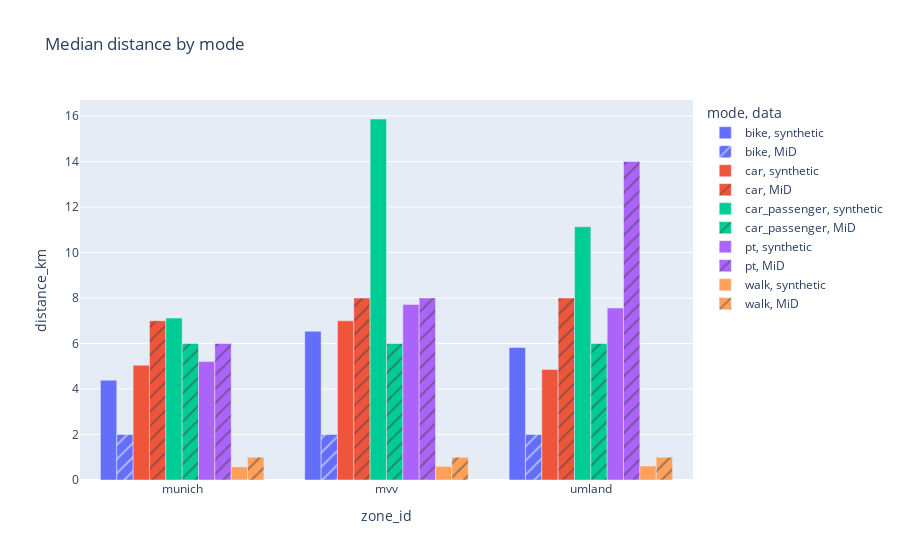

The code cell stored with this chart in its notebook:
### Code cell
px.bar(
    df, x = "zone_id", y = "distance_km", pattern_shape = "data", barmode = "group",
    title = "Median distance by mode", color = "mode"
)

### Figure 1 — Plotly figure (JSON) as saved in the notebook; plotly's stock layout.template omitted (floating-point values rounded to 4 significant figures)
{"data": [{"alignmentgroup": "True", "hovertemplate": "mode=bike<br>data=synthetic<br>zone_id=%{x}<br>distance_km=%{y}<extra></extra>", "legendgroup": "bike, synthetic", "marker": {"color": "#636efa", "pattern": {"shape": ""}}, "name": "bike, synthetic", "offsetgroup": "bike, synthetic", "orientation": "v", "showlegend": true, "textposition": "auto", "type": "bar", "x": ["munich", "mvv", "umland"], "xaxis": "x", "y": [4.389, 6.539, 5.823], "yaxis": "y"}, {"alignmentgroup": "True", "hovertemplate": "mode=bike<br>data=MiD<br>zone_id=%{x}<br>distance_km=%{y}<extra></extra>", "legendgroup": "bike, MiD", "marker": {"color": "#636efa", "pattern": {"shape": "/"}}, "name": "bike, MiD", "offsetgroup": "bike, MiD", "orientation": "v", "showlegend": true, "textposition": "auto", "type": "bar", "x": ["mvv", "munich", "umland"], "xaxis": "x", "y": [2, 2, 2], "yaxis": "y"}, {"alignmentgroup": "True", "hovertemplate": "mode=car<br>data=synthetic<br>zone_id=%{x}<br>distance_km=%{y}<extra></extra>", "legendgroup": "car, synthetic", "marker": {"color": "#EF553B", "pattern": {"shape": ""}}, "name": "car, synthetic", "offsetgroup": "car, synthetic", "orientation": "v", "showlegend": true, "textposition": "auto", "type": "bar", "x": ["munich", "mvv", "umland"], "xaxis": "x", "y": [5.044, 6.996, 4.857], "yaxis": "y"}, {"alignmentgroup": "True", "hovertemplate": "mode=car<br>data=MiD<br>zone_id=%{x}<br>distance_km=%{y}<extra></extra>", "legendgroup": "car, MiD", "marker": {"color": "#EF553B", "pattern": {"shape": "/"}}, "name": "car, MiD", "offsetgroup": "car, MiD", "orientation": "v", "showlegend": true, "textposition": "auto", "type": "bar", "x": ["mvv", "munich", "umland"], "xaxis": "x", "y": [8, 7, 8], "yaxis": "y"}, {"alignmentgroup": "True", "hovertemplate": "mode=car_passenger<br>data=synthetic<br>zone_id=%{x}<br>distance_km=%{y}<extra></extra>", "legendgroup": "car_passenger, synthetic", "marker": {"color": "#00cc96", "pattern": {"shape": ""}}, "name": "car_passenger, synthetic", "offsetgroup": "car_passenger, synthetic", "orientation": "v", "showlegend": true, "textposition": "auto", "type": "bar", "x": ["munich", "mvv", "umland"], "xaxis": "x", "y": [7.116, 15.87, 11.13], "yaxis": "y"}, {"alignmentgroup": "True", "hovertemplate": "mode=car_passenger<br>data=MiD<br>zone_id=%{x}<br>distance_km=%{y}<extra></extra>", "legendgroup": "car_passenger, MiD", "marker": {"color": "#00cc96", "pattern": {"shape": "/"}}, "name": "car_passenger, MiD", "offsetgroup": "car_passenger, MiD", "orientation": "v", "showlegend": true, "textposition": "auto", "type": "bar", "x": ["mvv", "munich", "umland"], "xaxis": "x", "y": [6, 6, 6], "yaxis": "y"}, {"alignmentgroup": "True", "hovertemplate": "mode=pt<br>data=synthetic<br>zone_id=%{x}<br>distance_km=%{y}<extra></extra>", "legendgroup": "pt, synthetic", "marker": {"color": "#ab63fa", "pattern": {"shape": ""}}, "name": "pt, synthetic", "offsetgroup": "pt, synthetic", "orientation": "v", "showlegend": true, "textposition": "auto", "type": "bar", "x": ["munich", "mvv", "umland"], "xaxis": "x", "y": [5.205, 7.717, 7.562], "yaxis": "y"}, {"alignmentgroup": "True", "hovertemplate": "mode=pt<br>data=MiD<br>zone_id=%{x}<br>distance_km=%{y}<extra></extra>", "legendgroup": "pt, MiD", "marker": {"color": "#ab63fa", "pattern": {"shape": "/"}}, "name": "pt, MiD", "offsetgroup": "pt, MiD", "orientation": "v", "showlegend": true, "textposition": "auto", "type": "bar", "x": ["mvv", "munich", "umland"], "xaxis": "x", "y": [8, 6, 14], "yaxis": "y"}, {"alignmentgroup": "True", "hovertemplate": "mode=walk<br>data=synthetic<br>zone_id=%{x}<br>distance_km=%{y}<extra></extra>", "legendgroup": "walk, synthetic", "marker": {"color": "#FFA15A", "pattern": {"shape": ""}}, "name": "walk, synthetic", "offsetgroup": "walk, synthetic", "orientation": "v", "showlegend": true, "textposition": "auto", "type": "bar", "x": ["munich", "mvv", "umland"], "xaxis": "x", "y": [0.5768, 0.598, 0.6146], "yaxis": "y"}, {"alignmentgroup": "True", "hovertemplate": "mode=walk<br>data=MiD<br>zone_id=%{x}<br>distance_km=%{y}<extra></extra>", "legendgroup": "walk, MiD", "marker": {"color": "#FFA15A", "pattern": {"shape": "/"}}, "name": "walk, MiD", "offsetgroup": "walk, MiD", "orientation": "v", "showlegend": true, "textposition": "auto", "type": "bar", "x": ["mvv", "munich", "umland"], "xaxis": "x", "y": [1, 1, 1], "yaxis": "y"}], "layout": {"barmode": "group", "legend": {"title": {"text": "mode, data"}, "tracegroupgap": 0}, "title": {"text": "Median distance by mode"}, "xaxis": {"anchor": "y", "domain": [0, 1], "title": {"text": "zone_id"}}, "yaxis": {"anchor": "x", "domain": [0, 1], "title": {"text": "distance_km"}}}}
